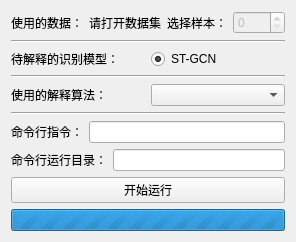
<?xml version="1.0" encoding="UTF-8"?>
<ui version="4.0">
 <class>Form</class>
 <widget class="QWidget" name="Form">
  <property name="geometry">
   <rect>
    <x>0</x>
    <y>0</y>
    <width>296</width>
    <height>236</height>
   </rect>
  </property>
  <property name="windowTitle">
   <string>Form</string>
  </property>
  <layout class="QHBoxLayout" name="horizontalLayout_6">
   <item>
    <layout class="QVBoxLayout" name="verticalLayout">
     <item>
      <layout class="QHBoxLayout" name="horizontalLayout">
       <item>
        <widget class="QLabel" name="label_3">
         <property name="text">
          <string>使用的数据：</string>
         </property>
        </widget>
       </item>
       <item>
        <widget class="QLabel" name="datasetName">
         <property name="text">
          <string>请打开数据集</string>
         </property>
        </widget>
       </item>
       <item>
        <widget class="QLabel" name="label_Sample">
         <property name="text">
          <string>选择样本：</string>
         </property>
         <property name="alignment">
          <set>Qt::AlignmentFlag::AlignRight|Qt::AlignmentFlag::AlignTrailing|Qt::AlignmentFlag::AlignVCenter</set>
         </property>
        </widget>
       </item>
       <item>
        <widget class="QSpinBox" name="sample_spinBox">
         <property name="enabled">
          <bool>false</bool>
         </property>
        </widget>
       </item>
      </layout>
     </item>
     <item>
      <widget class="Line" name="line_3">
       <property name="orientation">
        <enum>Qt::Orientation::Horizontal</enum>
       </property>
      </widget>
     </item>
     <item>
      <layout class="QHBoxLayout" name="horizontalLayout_2">
       <item>
        <widget class="QLabel" name="label">
         <property name="text">
          <string>待解释的识别模型：</string>
         </property>
        </widget>
       </item>
       <item>
        <widget class="QRadioButton" name="radioButton">
         <property name="text">
          <string>ST-GCN</string>
         </property>
         <property name="checked">
          <bool>true</bool>
         </property>
        </widget>
       </item>
      </layout>
     </item>
     <item>
      <widget class="Line" name="line_2">
       <property name="orientation">
        <enum>Qt::Orientation::Horizontal</enum>
       </property>
      </widget>
     </item>
     <item>
      <layout class="QHBoxLayout" name="horizontalLayout_3">
       <item>
        <widget class="QLabel" name="label_2">
         <property name="text">
          <string>使用的解释算法：</string>
         </property>
        </widget>
       </item>
       <item>
        <widget class="QComboBox" name="explainthealgorithm_comboBox"/>
       </item>
      </layout>
     </item>
     <item>
      <widget class="Line" name="line">
       <property name="orientation">
        <enum>Qt::Orientation::Horizontal</enum>
       </property>
      </widget>
     </item>
     <item>
      <layout class="QHBoxLayout" name="horizontalLayout_4">
       <item>
        <widget class="QLabel" name="label_4">
         <property name="text">
          <string>命令行指令：</string>
         </property>
        </widget>
       </item>
       <item>
        <widget class="QLineEdit" name="lineEdit_commandlineinstructions"/>
       </item>
      </layout>
     </item>
     <item>
      <layout class="QHBoxLayout" name="horizontalLayout_5">
       <item>
        <widget class="QLabel" name="label_5">
         <property name="text">
          <string>命令行运行目录：</string>
         </property>
        </widget>
       </item>
       <item>
        <widget class="QLineEdit" name="lineEdit_commandlineRundirectory"/>
       </item>
      </layout>
     </item>
     <item>
      <widget class="QPushButton" name="pushButton_StartRun">
       <property name="text">
        <string>开始运行</string>
       </property>
      </widget>
     </item>
     <item>
      <widget class="QProgressBar" name="progressBar">
       <property name="enabled">
        <bool>true</bool>
       </property>
       <property name="maximum">
        <number>0</number>
       </property>
       <property name="value">
        <number>0</number>
       </property>
       <property name="textVisible">
        <bool>false</bool>
       </property>
       <property name="invertedAppearance">
        <bool>false</bool>
       </property>
      </widget>
     </item>
    </layout>
   </item>
  </layout>
 </widget>
 <resources/>
 <connections/>
</ui>
